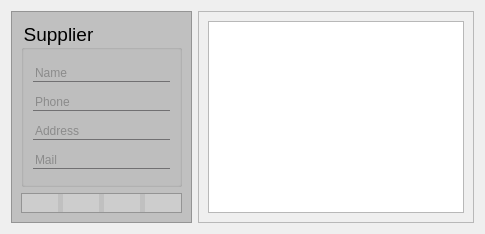
                   <widget class="QWidget" name="tab_supplier">
                    <attribute name="icon">
                     <iconset resource="../resource/resource.qrc">
                      <normaloff>:/Simple icons/simple_icons/fi-rr-truck-side.svg</normaloff>:/Simple icons/simple_icons/fi-rr-truck-side.svg</iconset>
                    </attribute>
                    <attribute name="title">
                     <string/>
                    </attribute>
                    <layout class="QHBoxLayout" name="horizontalLayout_47">
                     <item>
                      <widget class="QFrame" name="f_supplierInputs">
                       <property name="styleSheet">
                        <string notr="true">QFrame
{
	background-color: rgb(192, 192, 192)
}

QGroupBox
{
	background-color: rgb(192, 192, 192)
}

QPushButton
{ 
	
	alternate-background-color: rgb(255, 255, 255);
	background: rgba(225, 225, 225, 100);
	border-width: 2px;
    border-radius: 10px;
	qproperty-iconSize: 32px 32px;
	border-style: dashed;
 }

QPushButton:hover
{
	background: rgba(225, 225, 225, 180);
	border-style: dashed;
}

QPushButton:pressed
{
	background: rgba(75, 75, 75, 180);
	border-style: inset;
}</string>
                       </property>
                       <property name="frameShape">
                        <enum>QFrame::StyledPanel</enum>
                       </property>
                       <property name="frameShadow">
                        <enum>QFrame::Raised</enum>
                       </property>
                       <layout class="QVBoxLayout" name="verticalLayout_56">
                        <item>
                         <widget class="QGroupBox" name="gb_supplier">
                          <property name="font">
                           <font>
                            <family>MS Shell Dlg 2</family>
                            <pointsize>14</pointsize>
                            <weight>50</weight>
                            <italic>false</italic>
                            <bold>false</bold>
                           </font>
                          </property>
                          <property name="styleSheet">
                           <string notr="true">QLineEdit
{
	background: transparent;
	color: rgb(88, 88, 88);
	border: none;
	border-bottom: 1px solid #717072;
	font: 14pt &quot;MS Shell Dlg 2&quot;;
}


QComboBox
{
	background: transparent;
	color: rgb(88, 88, 88);
	border: none;
	border-bottom: 1px solid #717072;
	font: 14pt &quot;MS Shell Dlg 2&quot;;
}
</string>
                          </property>
                          <property name="title">
                           <string>Supplier</string>
                          </property>
                          <layout class="QVBoxLayout" name="verticalLayout_64">
                           <item>
                            <widget class="QLineEdit" name="le_supplierName">
                             <property name="text">
                              <string/>
                             </property>
                             <property name="maxLength">
                              <number>150</number>
                             </property>
                             <property name="placeholderText">
                              <string>Name</string>
                             </property>
                             <property name="clearButtonEnabled">
                              <bool>true</bool>
                             </property>
                            </widget>
                           </item>
                           <item>
                            <widget class="QLineEdit" name="le_supplierPhone">
                             <property name="text">
                              <string/>
                             </property>
                             <property name="maxLength">
                              <number>20</number>
                             </property>
                             <property name="placeholderText">
                              <string>Phone</string>
                             </property>
                             <property name="clearButtonEnabled">
                              <bool>true</bool>
                             </property>
                            </widget>
                           </item>
                           <item>
                            <widget class="QLineEdit" name="le_supplierAddress">
                             <property name="text">
                              <string/>
                             </property>
                             <property name="maxLength">
                              <number>250</number>
                             </property>
                             <property name="placeholderText">
                              <string>Address</string>
                             </property>
                             <property name="clearButtonEnabled">
                              <bool>true</bool>
                             </property>
                            </widget>
                           </item>
                           <item>
                            <widget class="QLineEdit" name="le_supplierMail">
                             <property name="maxLength">
                              <number>20</number>
                             </property>
                             <property name="placeholderText">
                              <string>Mail</string>
                             </property>
                             <property name="clearButtonEnabled">
                              <bool>true</bool>
                             </property>
                            </widget>
                           </item>
                          </layout>
                         </widget>
                        </item>
                        <item>
                         <widget class="QFrame" name="f_expenseDbBtn_3">
                          <property name="sizePolicy">
                           <sizepolicy hsizetype="Preferred" vsizetype="Maximum">
                            <horstretch>0</horstretch>
                            <verstretch>0</verstretch>
                           </sizepolicy>
                          </property>
                          <property name="frameShape">
                           <enum>QFrame::StyledPanel</enum>
                          </property>
                          <property name="frameShadow">
                           <enum>QFrame::Raised</enum>
                          </property>
                          <layout class="QHBoxLayout" name="horizontalLayout_43">
                           <property name="spacing">
                            <number>5</number>
                           </property>
                           <property name="leftMargin">
                            <number>0</number>
                           </property>
                           <property name="topMargin">
                            <number>0</number>
                           </property>
                           <property name="rightMargin">
                            <number>0</number>
                           </property>
                           <property name="bottomMargin">
                            <number>0</number>
                           </property>
                           <item>
                            <widget class="QPushButton" name="btn_supplierAdd">
                             <property name="text">
                              <string/>
                             </property>
                             <property name="icon">
                              <iconset resource="../resource/resource.qrc">
                               <normaloff>:/Simple icons/simple_icons/fi-rr-add.svg</normaloff>:/Simple icons/simple_icons/fi-rr-add.svg</iconset>
                             </property>
                             <property name="iconSize">
                              <size>
                               <width>32</width>
                               <height>32</height>
                              </size>
                             </property>
                            </widget>
                           </item>
                           <item>
                            <widget class="QPushButton" name="btn_supplierEdit">
                             <property name="enabled">
                              <bool>false</bool>
                             </property>
                             <property name="text">
                              <string/>
                             </property>
                             <property name="icon">
                              <iconset resource="../resource/resource.qrc">
                               <normaloff>:/Simple icons/simple_icons/fi-rr-edit.svg</normaloff>:/Simple icons/simple_icons/fi-rr-edit.svg</iconset>
                             </property>
                             <property name="iconSize">
                              <size>
                               <width>32</width>
                               <height>32</height>
                              </size>
                             </property>
                            </widget>
                           </item>
                           <item>
                            <widget class="QPushButton" name="btn_supplierDelete">
                             <property name="enabled">
                              <bool>false</bool>
                             </property>
                             <property name="text">
                              <string/>
                             </property>
                             <property name="icon">
                              <iconset resource="../resource/resource.qrc">
                               <normaloff>:/Simple icons/simple_icons/fi-rr-delete.svg</normaloff>:/Simple icons/simple_icons/fi-rr-delete.svg</iconset>
                             </property>
                             <property name="iconSize">
                              <size>
                               <width>32</width>
                               <height>32</height>
                              </size>
                             </property>
                            </widget>
                           </item>
                           <item>
                            <widget class="QPushButton" name="btn_supplierClear">
                             <property name="enabled">
                              <bool>true</bool>
                             </property>
                             <property name="text">
                              <string/>
                             </property>
                             <property name="icon">
                              <iconset resource="../resource/resource.qrc">
                               <normaloff>:/Simple icons/simple_icons/fi-rr-broom.svg</normaloff>:/Simple icons/simple_icons/fi-rr-broom.svg</iconset>
                             </property>
                             <property name="iconSize">
                              <size>
                               <width>32</width>
                               <height>32</height>
                              </size>
                             </property>
                            </widget>
                           </item>
                          </layout>
                         </widget>
                        </item>
                       </layout>
                      </widget>
                     </item>
                     <item>
                      <widget class="QFrame" name="f_supplierDb">
                       <property name="frameShape">
                        <enum>QFrame::StyledPanel</enum>
                       </property>
                       <property name="frameShadow">
                        <enum>QFrame::Raised</enum>
                       </property>
                       <layout class="QVBoxLayout" name="verticalLayout_55">
                        <item>
                         <widget class="QTableWidget" name="tw_supplier">
                          <property name="font">
                           <font>
                            <family>Times New Roman</family>
                            <pointsize>18</pointsize>
                            <weight>50</weight>
                            <italic>false</italic>
                            <bold>false</bold>
                           </font>
                          </property>
                          <property name="editTriggers">
                           <set>QAbstractItemView::NoEditTriggers</set>
                          </property>
                          <property name="selectionMode">
                           <enum>QAbstractItemView::SingleSelection</enum>
                          </property>
                          <property name="selectionBehavior">
                           <enum>QAbstractItemView::SelectRows</enum>
                          </property>
                          <attribute name="horizontalHeaderShowSortIndicator" stdset="0">
                           <bool>true</bool>
                          </attribute>
                          <attribute name="verticalHeaderCascadingSectionResizes">
                           <bool>true</bool>
                          </attribute>
                          <attribute name="verticalHeaderShowSortIndicator" stdset="0">
                           <bool>false</bool>
                          </attribute>
                         </widget>
                        </item>
                       </layout>
                      </widget>
                     </item>
                    </layout>
                   </widget>
